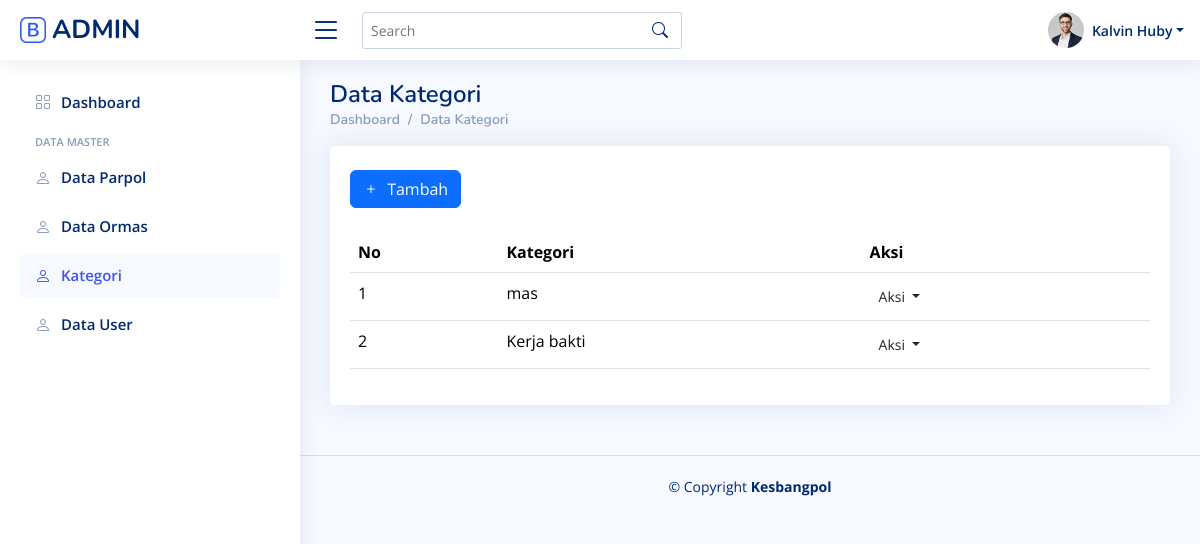
/admin/kategori/kategori.php (signed in), run on an earlier commit of the app's database.
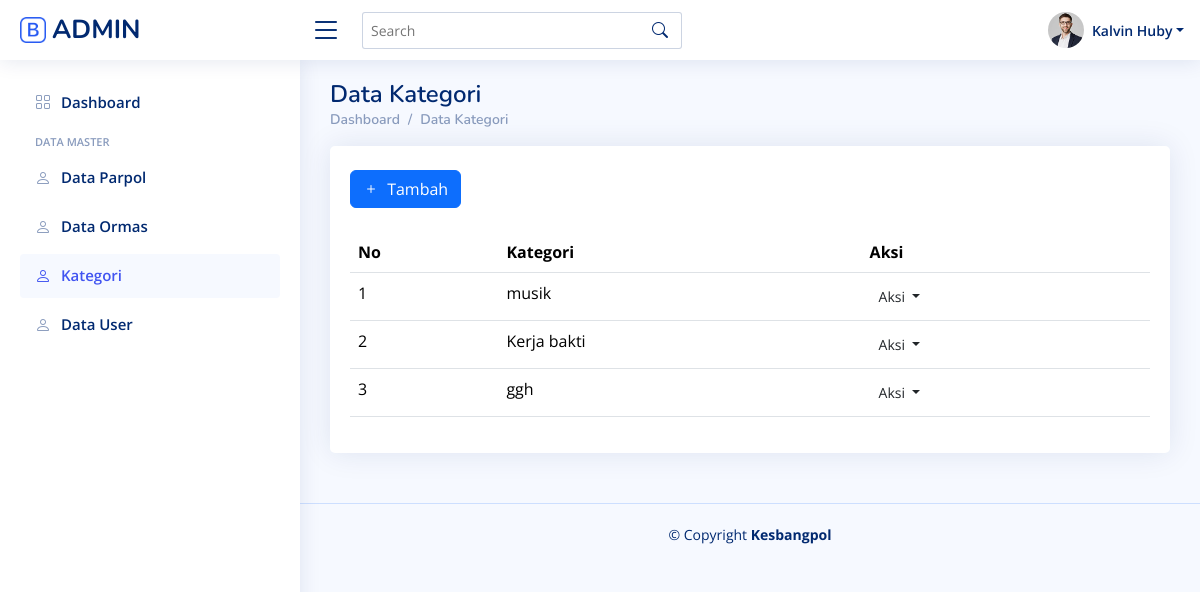
And on a later commit of the database.
### tables this page shows
CREATE TABLE `tbl_kategori` (
  `id` int(11) NOT NULL,
  `kategori` varchar(255) NOT NULL
);

### admin/kategori/kategori.php (the view, shortened to what this page needs)
<?php
include '../../koneksi.php';
$query = "SELECT id,kategori FROM tbl_kategori";
$stmt = $pdo->prepare($query);
$stmt->execute();
$results = $stmt->fetchAll(PDO::FETCH_ASSOC);
$user = $_SESSION['user'];
?>
<!DOCTYPE html>
<html lang="en">
<head>
  <link href="../assets/vendor/bootstrap/css/bootstrap.min.css" rel="stylesheet">
  <link href="../assets/vendor/bootstrap-icons/bootstrap-icons.css" rel="stylesheet">
  <link href="../assets/vendor/boxicons/css/boxicons.min.css" rel="stylesheet">
  <link href="../assets/vendor/quill/quill.snow.css" rel="stylesheet">
  <link href="../assets/vendor/quill/quill.bubble.css" rel="stylesheet">
  <link href="../assets/vendor/remixicon/remixicon.css" rel="stylesheet">
  <link href="../assets/vendor/simple-datatables/style.css" rel="stylesheet">
  <link href="../assets/css/style.css" rel="stylesheet">
</head>
<body>
  <header id="header" class="header fixed-top d-flex align-items-center">
    <div class="d-flex align-items-center justify-content-between">
      <a href="index.html" class="logo d-flex align-items-center">
        <img src="assets/img/logo.png" alt="">
        <span class="d-none d-lg-block">ADMIN</span>
      </a>
      <i class="bi bi-list toggle-sidebar-btn"></i>
    </div>
    <div class="search-bar">
      <form class="search-form d-flex align-items-center" method="POST" action="#">
        <input type="text" name="query" placeholder="Search" title="Enter search keyword">
        <button type="submit" title="Search"><i class="bi bi-search"></i></button>
      </form>
    </div>
    <nav class="header-nav ms-auto">
      <ul class="d-flex align-items-center">
        <li class="nav-item dropdown pe-3">
          <a class="nav-link nav-profile d-flex align-items-center pe-0" href="#" data-bs-toggle="dropdown">
            <img src="../assets/img/profile-img.jpg" alt="Profile" class="rounded-circle">
            <span class="d-none d-md-block dropdown-toggle ps-2">              <?php echo htmlspecialchars($user['nama']); ?></span>
          </a>
        </li>
      </ul>
    </nav>
  </header>
  <aside id="sidebar" class="sidebar">
  <ul class="sidebar-nav" id="sidebar-nav">
<li class="nav-item">
  <a class="nav-link collapsed" href="../dashboard.php">
    <i class="bi bi-grid"></i>
    <span>Dashboard</span>
  </a>
</li>
<li class="nav-heading">Data Master</li>
<li class="nav-item">
  <a class="nav-link collapsed" href="../parpol/parpol.php">
    <i class="bi bi-person"></i>
    <span>Data Parpol</span>
  </a>
</li>
<li class="nav-item">
  <a class="nav-link collapsed" href="../parpol/parpol.php">
    <i class="bi bi-person"></i>
    <span>Data Ormas</span>
  </a>
</li>
<li class="nav-item">
  <a class="nav-link" href="#">
    <i class="bi bi-person"></i>
    <span>Kategori</span>
  </a>
</li>
<li class="nav-item">
  <a class="nav-link collapsed" href="../user/user.php">
    <i class="bi bi-person"></i>
    <span>Data User</span>
  </a>
</li>
</ul>
  </aside>
  <main id="main" class="main">
    <div class="pagetitle">
      <h1>Data Kategori</h1>
      <nav>
        <ol class="breadcrumb">
          <li class="breadcrumb-item"><a href="index.html">Dashboard</a></li>
          <li class="breadcrumb-item">Data Kategori</li>
        </ol>
      </nav>
    </div>
    <section class="section">
      <div class="row">
        <div class="col-lg-12">
          <div class="card">
            <div class="card-body">
            <a href="proses/tambah-kategori.php" class="btn btn-primary my-4"><i class="bi bi-plus me-1"></i> Tambah </a>
              <table class="table datatable">
                <thead>
                  <tr>
                  <th>No</th>
                  <th>Kategori</th>
                  <th>Aksi</th>
                  </tr>
                </thead>
                <tbody>
                <?php if (!empty($results)): ?>
                <?php $no = 1;  ?>
                <?php foreach ($results as $row): ?>
                  <tr>
                  <td><?= $no++ ?></td>
                  <td><?= htmlspecialchars($row['kategori']) ?></td>
                    <td class="action-links">
<div class="dropdown">
<button class="btn btn-sm btn-outline  dropdown-toggle" type="button" data-bs-toggle="dropdown" aria-expanded="false">
Aksi
</button>
</div>
</td>
                  </tr>
                  <?php endforeach; ?>
            <?php else: ?>
                <tr>
                    <td colspan="7">Tidak ada data tersedia.</td>
                </tr>
            <?php endif; ?>
                </tbody>
              </table>
            </div>
          </div>
        </div>
      </div>
    </section>
  </main>
  <footer id="footer" class="footer">
    <div class="copyright">
      &copy; Copyright <strong><span>Kesbangpol</span></strong>
    </div>
  </footer>
</body>
</html>

What changed in the data, as far as the page shows it:
changed tbl_kategori: kategori "mas" → "musik"
added tbl_kategori: kategori "ggh"
